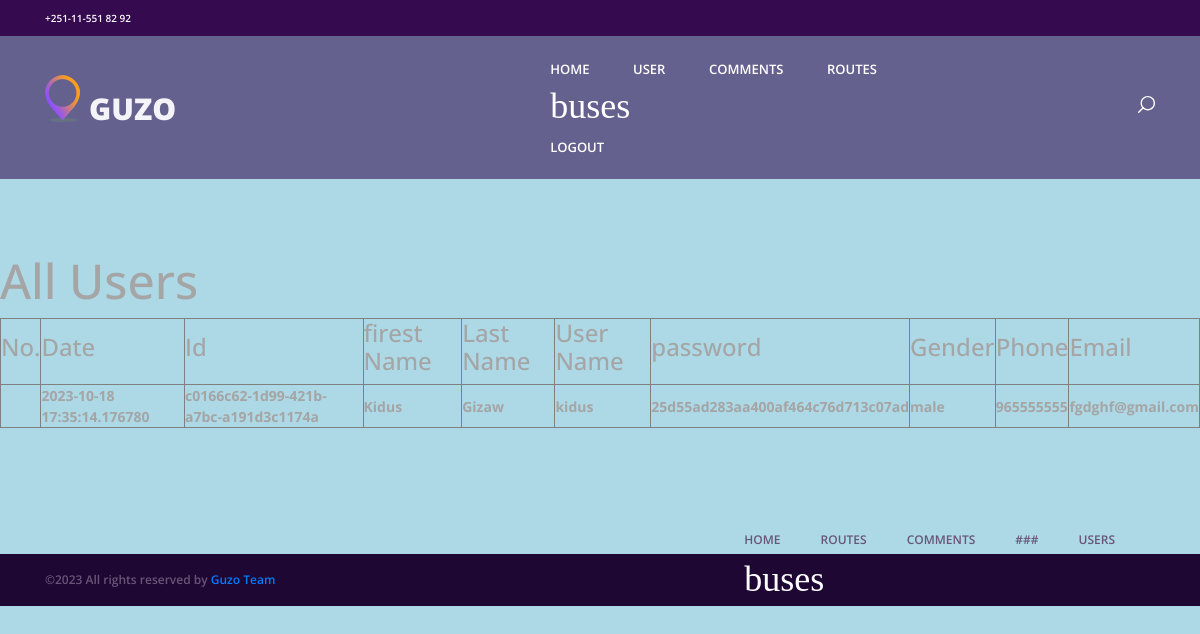
Screenshot of /users with the database file from the repository.
### models/user.py (models this page shows, shortened)
class User(BaseModel, Base, UserMixin):
    password_length = (0, None)
    password_regex = None
    __tablename__ = 'users'
    fname = Column(String(20),nullable = False)
    lname = Column(String(20),nullable = False)
    username = Column(String(20),nullable = False,unique = True)
    password = Column(String(10),nullable = False)
    gender = Column(String(5),nullable = False)
    phone = Column(Integer,nullable = False)
    email = Column(String(30),nullable = False, unique = True)
    """
    tickets = relationship("Ticket", backref="users")
    """

### front_end/views.py (the view)
@views.route('/users')
def users():
    conn = sqlite3.connect('database.db')
    cursor = conn.cursor()
    cursor.execute('SELECT * FROM users')
    users = cursor.fetchall()
    for user in users:
        conn.close()
    return render_template('users.html', users=users)

### engine/db_storage.py (called while the page is built)
    def close(self):
        self.__session.close()

### front_end/templates/users.html (shortened to what this page needs)
<!DOCTYPE html>
<html lang="en">
<head>
<link rel="stylesheet" type="text/css" href="../static/styles/bootstrap4/bootstrap.min.css">
<link href="../static/plugins/font-awesome-4.7.0/css/font-awesome.min.css" rel="stylesheet" type="text/css">
<link rel="stylesheet" type="text/css" href="../static/plugins/OwlCarousel2-2.2.1/owl.carousel.css">
<link rel="stylesheet" type="text/css" href="../static/plugins/OwlCarousel2-2.2.1/owl.theme.default.css">
<link rel="stylesheet" type="text/css" href="../static/plugins/OwlCarousel2-2.2.1/animate.css">
<link rel="stylesheet" type="text/css" href="../static/styles/main_styles.css">
<link rel="stylesheet" type="text/css" href="../static/styles/responsive.css">
</head>
<body style="background-color: lightblue;">
<div class="super_container">
<header class="header">
		<div class="top_bar">
			<div class="container">
				<div class="row">
					<div class="col d-flex flex-row">
						<div class="phone">+251-11-551 82 92</div>
						<div class="social">
							<ul class="social_list">
								<li class="social_list_item"><a href="#"><i class="fa fa-pinterest" aria-hidden="true"></i></a></li>
								<li class="social_list_item"><a href="#"><i class="fa fa-facebook" aria-hidden="true"></i></a></li>
								<li class="social_list_item"><a href="#"><i class="fa fa-twitter" aria-hidden="true"></i></a></li>
								<li class="social_list_item"><a href="#"><i class="fa fa-dribbble" aria-hidden="true"></i></a></li>
								<li class="social_list_item"><a href="#"><i class="fa fa-behance" aria-hidden="true"></i></a></li>
								<li class="social_list_item"><a href="#"><i class="fa fa-linkedin" aria-hidden="true"></i></a></li>
							</ul>
						</div>
					</div>
				</div>
			</div>
		</div>
		<nav class="main_nav">
			<div class="container">
				<div class="row">
					<div class="col main_nav_col d-flex flex-row align-items-center justify-content-start">
						<div class="logo_container">
							<div class="logo"><a href="#"><img src="../static/images/logo.png" alt="">guzo</a></div>
						</div>
						<div class="main_nav_container ml-auto">
							<ul class="main_nav_list">
								<li class="main_nav_item"><a href="home">home</a></li>
								<li class="main_nav_item"><a href="users">user</a></li>
								<li class="main_nav_item"><a href="comments">comments</a></li>
								<li class="main_nav_item"><a href="routes">routes</a></li>
								<li class="menu_item"><a href="buses">buses</a></li>
								<li class="main_nav_item"><a href="logout">logout</a></li>
							</ul>
						</div>
						<div class="content_search ml-lg-0 ml-auto">
						</div>
					</div>
				</div>
			</div>
		</nav>
	</header>
<h1>All Users</h1>
    <table border = "1">
    <thead>
  <tr>
    <th><b><h3>No.</h3></b></th>
    <th><b><h3>Date</h3></b></th>
    <th><b><h3>Id</h3></b></th>
    <th><b><h3>firest Name</h3></b></th>
    <th><b><h3>Last Name</h3></b></th>
    <th><b><h3>User Name</h3></b></th>
    <th><b><h3>password</h3></b></th>
    <th><b><h3>Gender</h3></b></th>
    <th><b><h3>Phone</h3></b></th>
    <th><b><h3>Email</h3></b></th>
	</tr>
    </thead>
    <tbody>
	{% for user in users %}
      <tr>
      <td>
	<ol start = "1">
	      <li><th> {{user[1]}}</th> <th>{{user[0]}}</th>  <th> {{user[3]}}</th> <th>{{user[4]}}</th> <th>{{user[5]}}</th> <th>{{user[6]}}</th> <th> {{user[7]}}</th> <th>{{user[8]}}</th> <th>{{user[9]}}</th></li>
	      </ol></td></tr>
	 {% endfor %}
    </tbody>
    </table>
  <div class="copyright">
		<div class="container">
			<div class="row">
				<div class="col-lg-3 order-lg-1 order-2  ">
					<div class="copyright_content d-flex flex-row align-items-center">
						<div>
&copy;<script>document.write(new Date().getFullYear());</script> All rights reserved by <a href="#">Guzo Team</a>
</div>
					</div>
				</div>
				<div class="col-lg-9 order-lg-2 order-1">
					<div class="footer_nav_container d-flex flex-row align-items-center justify-content-lg-end">
						<div class="footer_nav">
							<ul class="footer_nav_list">
								<li class="footer_nav_item"><a href="home">home</a></li>
								<li class="footer_nav_item"><a href="routes">routes</a></li>
								<li class="footer_nav_item"><a href="comments">comments</a></li>
								<li class="footer_nav_item"><a href="#">###</a></li>
								<li class="footer_nav_item"><a href="users">users</a></li>
								<li class="menu_item"><a href="buses">buses</a></li>
							</ul>
						</div>
					</div>
				</div>
			</div>
		</div>
	</div>
</div>
</body>
</html>

### rows the page displays
User: created_at "2023-10-18 17:35:14.176780", id "c0166c62-1d99-421b-a7bc-a191d3c1174a", fname "Kidus", lname "Gizaw", username "kidus", password "25d55ad283aa400af464c76d713c07ad", gender "male", phone "965555555", email "fgdghf@gmail.com"
